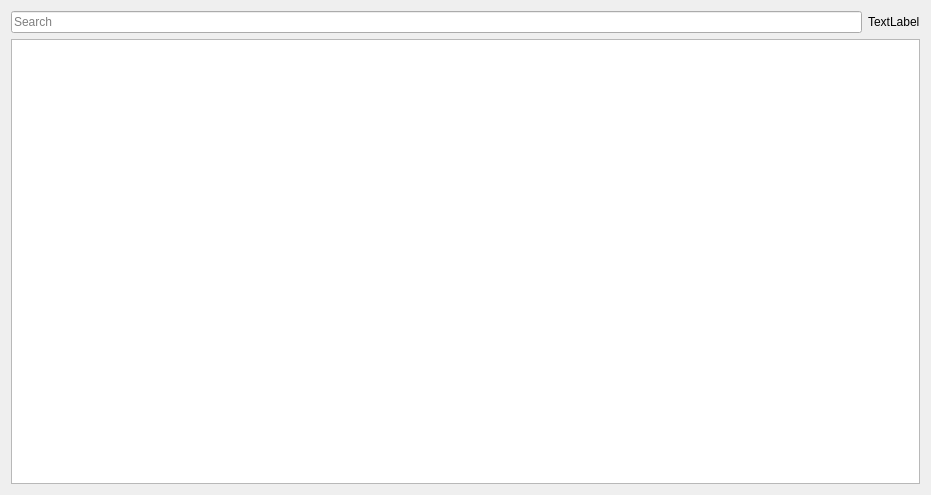
<?xml version="1.0" encoding="UTF-8"?>
<ui version="4.0">
 <class>DlgCDR</class>
 <widget class="QDialog" name="DlgCDR">
  <property name="geometry">
   <rect>
    <x>0</x>
    <y>0</y>
    <width>931</width>
    <height>495</height>
   </rect>
  </property>
  <property name="font">
   <font>
    <pointsize>9</pointsize>
   </font>
  </property>
  <property name="windowTitle">
   <string>Dialog</string>
  </property>
  <layout class="QVBoxLayout" name="verticalLayout">
   <item>
    <layout class="QHBoxLayout" name="horizontalLayout">
     <item>
      <widget class="QLineEdit" name="leCDRSearch">
       <property name="placeholderText">
        <string>Search</string>
       </property>
      </widget>
     </item>
     <item>
      <widget class="QLabel" name="lblCDRTotal">
       <property name="text">
        <string>TextLabel</string>
       </property>
      </widget>
     </item>
    </layout>
   </item>
   <item>
    <widget class="QTableWidget" name="tblCDR">
     <property name="font">
      <font>
       <pointsize>9</pointsize>
      </font>
     </property>
    </widget>
   </item>
  </layout>
 </widget>
 <resources/>
 <connections/>
</ui>
